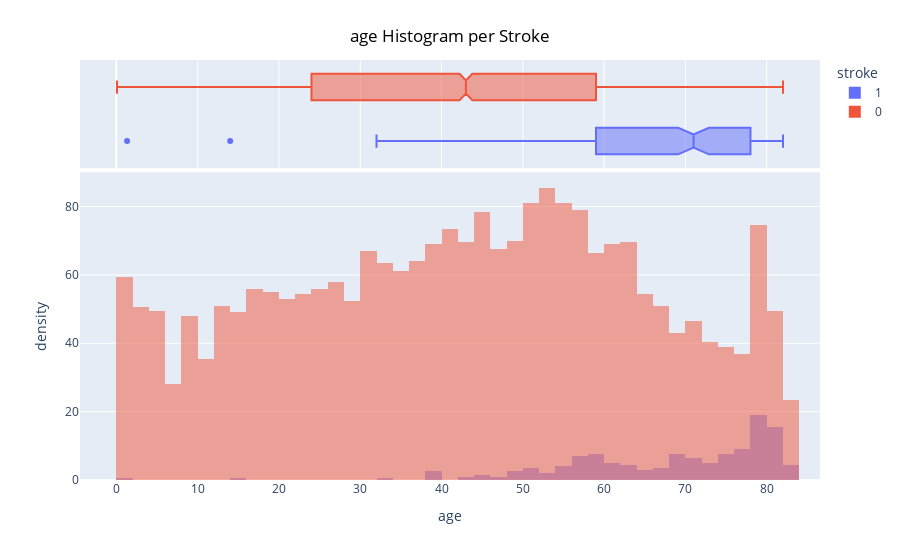
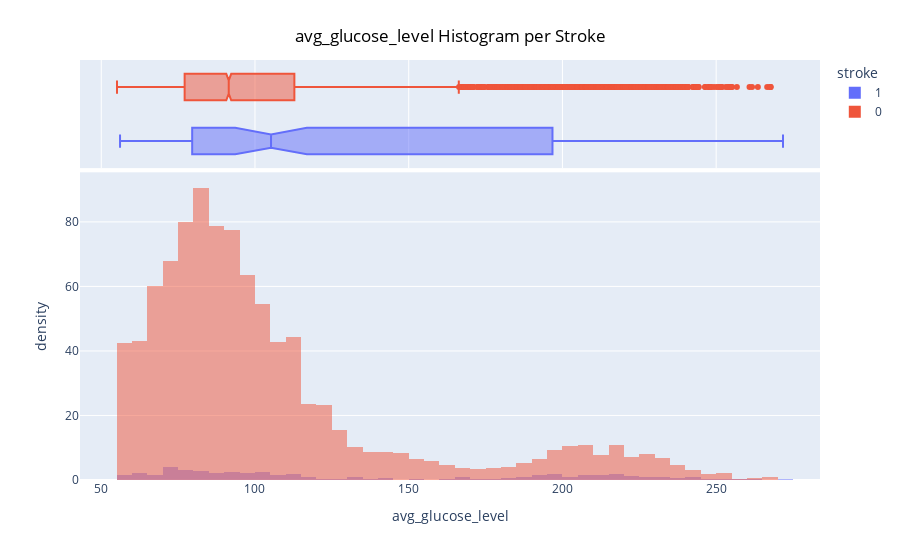
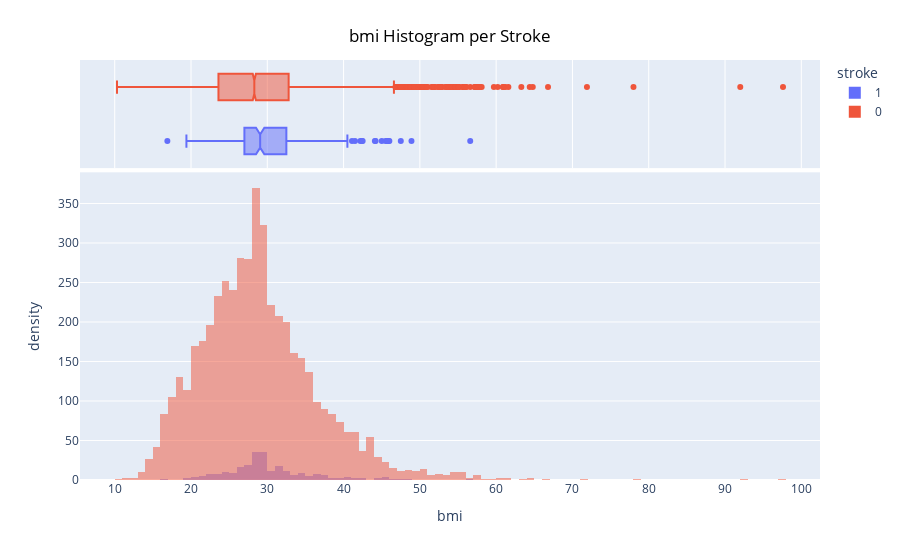

These figures' notebook cell, in order:
### Markdown cell above
#### w.r.t Stroke

* For 'age', cases of 'stroke suffered' can be observed for the values between 35 - 80. It is not a dominant patch due to the imbalance nature of the dataset.
* For 'avg_glucose_level', 2 groups can be found : 60 - 100 & 180 - 220. Patients with 'avg_glucose_level' present in the 1st group are more prone to suffering stroke than group 2.
* *bmi* values from 15 - 40 have displayed more cases of stroke.

### Code cell
import plotly.express as px
from plotly.subplots import make_subplots

variables = ['age', 'avg_glucose_level', 'bmi']

for feature in variables:
    hist = px.histogram(
        df, x=feature,
        color="stroke", marginal="box", barmode ="overlay", histnorm ='density'
    )
    hist.update_layout(
        title_font_color="black",
        title={
            'text': f"{feature} Histogram per Stroke",
            'x':0.5,
            'xanchor': 'center',
            'yanchor': 'top'}
    )
    hist.show()

### Figure 1 — Plotly figure (JSON) as saved in the notebook; plotly's stock layout.template omitted (floating-point values rounded to 4 significant figures; data arrays with more than 128 entries replaced by an {"elided": "..."} marker saying what was removed)
{"data": [{"alignmentgroup": "True", "bingroup": "x", "histnorm": "density", "hovertemplate": "stroke=1<br>age=%{x}<br>density=%{y}<extra></extra>", "legendgroup": "1", "marker": {"color": "#636efa", "opacity": 0.5}, "name": "1", "offsetgroup": "1", "orientation": "v", "showlegend": true, "type": "histogram", "x": {"elided": "249 float values"}, "xaxis": "x", "yaxis": "y"}, {"alignmentgroup": "True", "hovertemplate": "stroke=1<br>age=%{x}<extra></extra>", "legendgroup": "1", "marker": {"color": "#636efa"}, "name": "1", "notched": true, "offsetgroup": "1", "showlegend": false, "type": "box", "x": {"elided": "249 float values"}, "xaxis": "x2", "yaxis": "y2"}, {"alignmentgroup": "True", "bingroup": "x", "histnorm": "density", "hovertemplate": "stroke=0<br>age=%{x}<br>density=%{y}<extra></extra>", "legendgroup": "0", "marker": {"color": "#EF553B", "opacity": 0.5}, "name": "0", "offsetgroup": "0", "orientation": "v", "showlegend": true, "type": "histogram", "x": {"elided": "4860 float values"}, "xaxis": "x", "yaxis": "y"}, {"alignmentgroup": "True", "hovertemplate": "stroke=0<br>age=%{x}<extra></extra>", "legendgroup": "0", "marker": {"color": "#EF553B"}, "name": "0", "notched": true, "offsetgroup": "0", "showlegend": false, "type": "box", "x": {"elided": "4860 float values"}, "xaxis": "x2", "yaxis": "y2"}], "layout": {"autosize": true, "barmode": "overlay", "legend": {"title": {"text": "stroke"}, "tracegroupgap": 0}, "margin": {"t": 60}, "title": {"font": {"color": "black"}, "text": "age Histogram per Stroke", "x": 0.5, "xanchor": "center", "yanchor": "top"}, "xaxis": {"anchor": "y", "autorange": true, "domain": [0, 1], "range": [-4.471, 86.55], "title": {"text": "age"}, "type": "linear"}, "xaxis2": {"anchor": "y2", "autorange": true, "domain": [0, 1], "matches": "x", "range": [-4.471, 86.55], "showgrid": true, "showticklabels": false, "type": "linear"}, "yaxis": {"anchor": "x", "autorange": true, "domain": [0, 0.7326], "range": [0, 90], "title": {"text": "density"}}, "yaxis2": {"anchor": "x2", "autorange": true, "domain": [0.7426, 1], "matches": "y2", "range": [-0.5, 1.5], "showgrid": false, "showline": false, "showticklabels": false, "ticks": "", "type": "category"}}}

### Figure 2 — Plotly figure (JSON) as saved in the notebook; plotly's stock layout.template omitted (floating-point values rounded to 4 significant figures; data arrays with more than 128 entries replaced by an {"elided": "..."} marker saying what was removed)
{"data": [{"alignmentgroup": "True", "bingroup": "x", "histnorm": "density", "hovertemplate": "stroke=1<br>avg_glucose_level=%{x}<br>density=%{y}<extra></extra>", "legendgroup": "1", "marker": {"color": "#636efa", "opacity": 0.5}, "name": "1", "offsetgroup": "1", "orientation": "v", "showlegend": true, "type": "histogram", "x": {"elided": "249 float values"}, "xaxis": "x", "yaxis": "y"}, {"alignmentgroup": "True", "hovertemplate": "stroke=1<br>avg_glucose_level=%{x}<extra></extra>", "legendgroup": "1", "marker": {"color": "#636efa"}, "name": "1", "notched": true, "offsetgroup": "1", "showlegend": false, "type": "box", "x": {"elided": "249 float values"}, "xaxis": "x2", "yaxis": "y2"}, {"alignmentgroup": "True", "bingroup": "x", "histnorm": "density", "hovertemplate": "stroke=0<br>avg_glucose_level=%{x}<br>density=%{y}<extra></extra>", "legendgroup": "0", "marker": {"color": "#EF553B", "opacity": 0.5}, "name": "0", "offsetgroup": "0", "orientation": "v", "showlegend": true, "type": "histogram", "x": {"elided": "4860 float values"}, "xaxis": "x", "yaxis": "y"}, {"alignmentgroup": "True", "hovertemplate": "stroke=0<br>avg_glucose_level=%{x}<extra></extra>", "legendgroup": "0", "marker": {"color": "#EF553B"}, "name": "0", "notched": true, "offsetgroup": "0", "showlegend": false, "type": "box", "x": {"elided": "4860 float values"}, "xaxis": "x2", "yaxis": "y2"}], "layout": {"autosize": true, "barmode": "overlay", "legend": {"title": {"text": "stroke"}, "tracegroupgap": 0}, "margin": {"t": 60}, "title": {"font": {"color": "black"}, "text": "avg_glucose_level Histogram per Stroke", "x": 0.5, "xanchor": "center", "yanchor": "top"}, "xaxis": {"anchor": "y", "autorange": true, "domain": [0, 1], "range": [43.09, 283.8], "title": {"text": "avg_glucose_level"}, "type": "linear"}, "xaxis2": {"anchor": "y2", "autorange": true, "domain": [0, 1], "matches": "x", "range": [43.09, 283.8], "showgrid": true, "showticklabels": false, "type": "linear"}, "yaxis": {"anchor": "x", "autorange": true, "domain": [0, 0.7326], "range": [0, 95.37], "title": {"text": "density"}}, "yaxis2": {"anchor": "x2", "autorange": true, "domain": [0.7426, 1], "matches": "y2", "range": [-0.5, 1.5], "showgrid": false, "showline": false, "showticklabels": false, "ticks": "", "type": "category"}}}

### Figure 3 — Plotly figure (JSON) as saved in the notebook; plotly's stock layout.template omitted (floating-point values rounded to 4 significant figures; data arrays with more than 128 entries replaced by an {"elided": "..."} marker saying what was removed)
{"data": [{"alignmentgroup": "True", "bingroup": "x", "histnorm": "density", "hovertemplate": "stroke=1<br>bmi=%{x}<br>density=%{y}<extra></extra>", "legendgroup": "1", "marker": {"color": "#636efa", "opacity": 0.5}, "name": "1", "offsetgroup": "1", "orientation": "v", "showlegend": true, "type": "histogram", "x": {"elided": "249 float values"}, "xaxis": "x", "yaxis": "y"}, {"alignmentgroup": "True", "hovertemplate": "stroke=1<br>bmi=%{x}<extra></extra>", "legendgroup": "1", "marker": {"color": "#636efa"}, "name": "1", "notched": true, "offsetgroup": "1", "showlegend": false, "type": "box", "x": {"elided": "249 float values"}, "xaxis": "x2", "yaxis": "y2"}, {"alignmentgroup": "True", "bingroup": "x", "histnorm": "density", "hovertemplate": "stroke=0<br>bmi=%{x}<br>density=%{y}<extra></extra>", "legendgroup": "0", "marker": {"color": "#EF553B", "opacity": 0.5}, "name": "0", "offsetgroup": "0", "orientation": "v", "showlegend": true, "type": "histogram", "x": {"elided": "4860 float values"}, "xaxis": "x", "yaxis": "y"}, {"alignmentgroup": "True", "hovertemplate": "stroke=0<br>bmi=%{x}<extra></extra>", "legendgroup": "0", "marker": {"color": "#EF553B"}, "name": "0", "notched": true, "offsetgroup": "0", "showlegend": false, "type": "box", "x": {"elided": "4860 float values"}, "xaxis": "x2", "yaxis": "y2"}], "layout": {"autosize": true, "barmode": "overlay", "legend": {"title": {"text": "stroke"}, "tracegroupgap": 0}, "margin": {"t": 60}, "title": {"font": {"color": "black"}, "text": "bmi Histogram per Stroke", "x": 0.5, "xanchor": "center", "yanchor": "top"}, "xaxis": {"anchor": "y", "autorange": true, "domain": [0, 1], "range": [5.45, 102.4], "title": {"text": "bmi"}, "type": "linear"}, "xaxis2": {"anchor": "y2", "autorange": true, "domain": [0, 1], "matches": "x", "range": [5.45, 102.4], "showgrid": true, "showticklabels": false, "type": "linear"}, "yaxis": {"anchor": "x", "autorange": true, "domain": [0, 0.7326], "range": [0, 389.5], "title": {"text": "density"}}, "yaxis2": {"anchor": "x2", "autorange": true, "domain": [0.7426, 1], "matches": "y2", "range": [-0.5, 1.5], "showgrid": false, "showline": false, "showticklabels": false, "ticks": "", "type": "category"}}}
